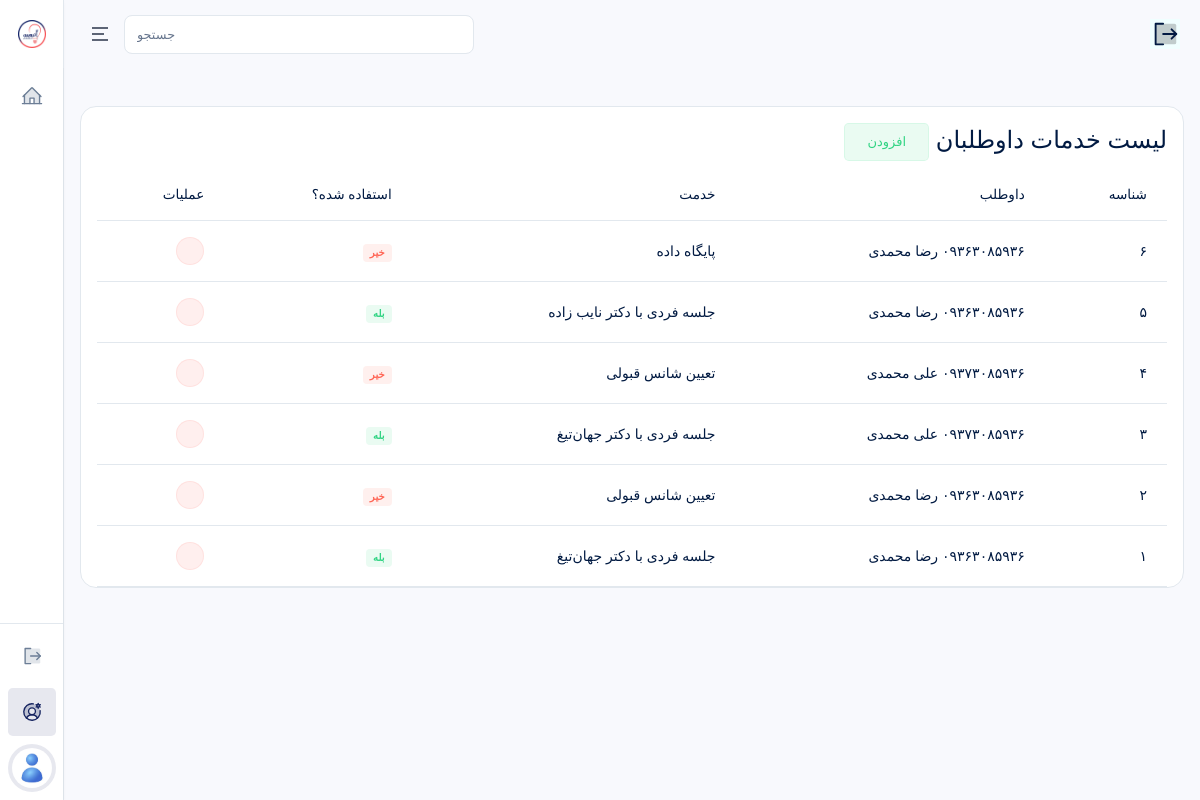
The page /accounts/admins/service-to-students/ (signed in) on the database as committed earlier.
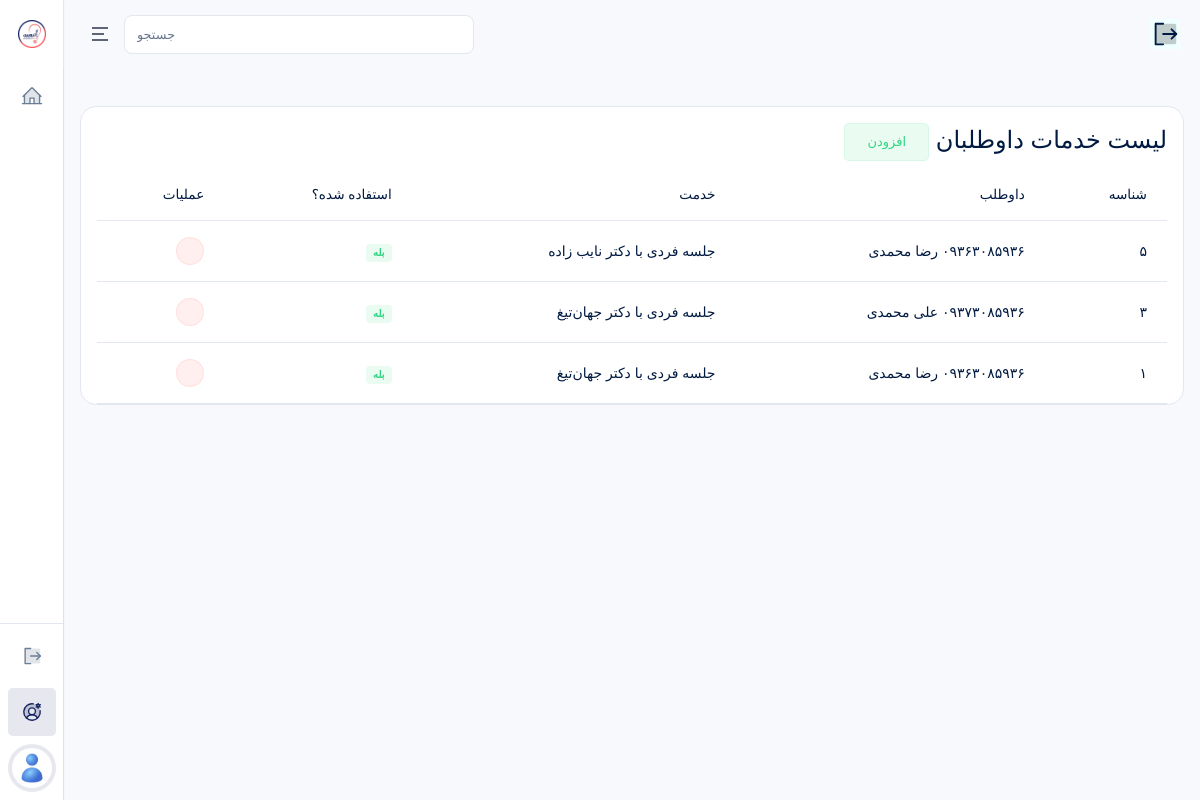
The same page on the database as committed later.
### payments/models.py (models this page shows)
class ServiceToStudent(models.Model):
    service = models.CharField(
        max_length=1,
        verbose_name="کد خدمت"
    )
    student = models.ForeignKey(
        Student,
        on_delete=models.CASCADE,
        related_name="student_to_services",
        verbose_name="داوطلب"
    )
    is_used = models.BooleanField(default=False)
    @property
    def service_name(self):
        return dict(Package.SERVICE_CHOICES).get(self.service, "-")
    class Meta:
        verbose_name = "خدمت به داوطلب"
        verbose_name_plural = "خدمت ها به داوطلبان"
        ordering = ["-id"]

### accounts/models.py (models this page shows, shortened)
class Student(models.Model):
    user = models.OneToOneField(User, on_delete=models.CASCADE, related_name="user_student", verbose_name="کاربر")
    a_completed = models.BooleanField(default=False)
    b_completed = models.BooleanField(default=False)
    def __str__(self):
        return f"{self.user.mobile} {self.user.get_full_name()}"
    class Meta:
        verbose_name = "داوطلب"
        verbose_name_plural = "داوطلبان"
        ordering = ["-id"]

class User(AbstractUser):
    ROLE_CHOICES = (
        ("super_admin", "مدیرکل"),
        ("supervisor", "ناظر"),
        ("consultant", "مشاور"),
        ("student", "داوطلب"),
    )
    role = models.CharField(max_length=30, choices=ROLE_CHOICES, verbose_name="نقش")
    mobile = models.CharField(max_length=15, blank=True, unique=True, verbose_name="شماره موبایل")
    avatar = models.ImageField(upload_to="avatars/", blank=True, null=True, verbose_name="تصویر پروفایل")
    is_suspended = models.BooleanField(default=False, verbose_name="تعلیق شده")
    suspension_reason = models.TextField(blank=True, verbose_name="دلیل تعلیق")
    is_limited = models.BooleanField(default=False, verbose_name="دسترسی محدود (برای مدیرکل)")
    class Meta:
        verbose_name = "کاربر"
        verbose_name_plural = "کاربران"
        ordering = ["-id"]

### accounts/views.py (the view)
# urls.py: path("admins/service-to-students/", ServiceToStudentListView.as_view(), name="service_to_student_list"),
class ServiceToStudentListView(RoleRequiredMixin, SuperAdminSidebarContextMixin, ListView):
    allowed_roles = ["super_admin"]
    model = ServiceToStudent
    template_name = "accounts/admins/service_to_student_list.html"
    context_object_name = "service_to_students"

### accounts/mixins.py (called while the page is built)
    def get_context_data(self, **kwargs):
        context = super().get_context_data(**kwargs)
        context.update({
            "PlansIntroductionCreated": PlansIntroduction.objects.first(),
            "CounselingIntroductionCreated": CounselingIntroduction.objects.first(),
            "EstimationIntroductionCreated": EstimationIntroduction.objects.first(),
            "ChoiceIntroductionCreated": ChoiceIntroduction.objects.first(),
            "LiveIntroductionCreated": LiveIntroduction.objects.first(),
            "AboutUsIntroductionCreated": AboutUsIntroduction.objects.first(),
            "DataIntroductionCreated": DataIntroduction.objects.first(),
        })
        return context

    def test_func(self):
        return (
            self.request.user.is_authenticated and
            self.request.user.role in self.allowed_roles and
            not self.request.user.is_suspended
        )

### templates/accounts/admins/service_to_student_list.html (shortened to what this page needs)
{% extends 'bases/dashboard.html' %}
{% load static %}
{% block content %}
<div class="table-responsive" dir="rtl">
    <div class="card-header justify-content-between">
        <div class="card-title">
            <h4>
                لیست خدمات داوطلبان
                <a href="{% url 'service_to_student_add' %}">
                    <span class="btn btn-success-transparent">افزودن</span>
                </a>
            </h4>
        </div>
    </div>
    <table class="table text-nowrap table-hover">
        <thead>
            <tr>
                <th scope="col">شناسه</th>
                <th scope="col">داوطلب</th>
                <th scope="col">خدمت</th>
                <th scope="col">استفاده شده؟</th>
                <th scope="col">عملیات</th>
            </tr>
        </thead>
        <tbody>
            {% for service_to_student in service_to_students %}
            <tr>
                <td>
                    {{ service_to_student.id }}
                </td>
                <td>
                    {{ service_to_student.student }}
                </td>
                <td>
                    {{ service_to_student.service_name }}
                </td>
                <td>
                    {% if service_to_student.is_used %}
                    <span class="badge bg-success-transparent">بله</span>
                    {% else %}
                    <span class="badge bg-danger-transparent">خیر</span>
                    {% endif %}
                </td>
                <td>
                    <a href="{% url 'service_to_student_delete' service_to_student.id %}" class="btn btn-icon btn-sm btn-danger-transparent rounded-pill">
                        <i class="ri-delete-bin-line"></i>
                    </a>
                </td>
            </tr>
            {% empty %}
            <tr>
                <td colspan="5" style="text-align: center;">
                    موردی یافت نشد.
                </td>
            </tr>
            {% endfor %}
        </tbody>
    </table>
</div>
{% endblock %}

Rows that differ between the two databases and show on the page:
removed ServiceToStudent: id "۶", student "۰۹۳۶۳۰۸۵۹۳۶ رضا محمدی", service_name "پایگاه داده", is_used "خیر"
removed ServiceToStudent: id "۴", student "۰۹۳۷۳۰۸۵۹۳۶ علی محمدی", service_name "تعیین شانس قبولی", is_used "خیر"
removed ServiceToStudent: id "۲", student "۰۹۳۶۳۰۸۵۹۳۶ رضا محمدی", service_name "تعیین شانس قبولی", is_used "خیر"
